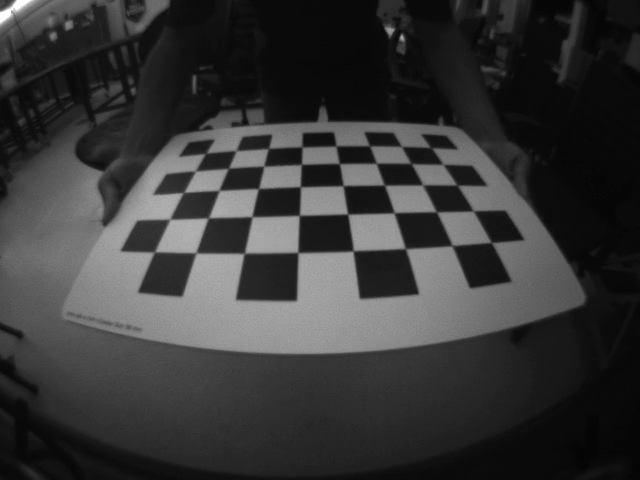
#> input picture frame 31 of opencv/src/py/chessboard.mp4, 640 x 480 px
$ python optical_flow.py
#> lines starting #> are read from the running program, lines starting #| are printed output that depends on the picture; after the words box and inside, x2 and y2 are one past the last pixel; in counts of white or black regions, pixels touching at a corner belong together
#!/bin/bash

import cv2 as cv
import numpy as np

# params for ShiTomasi corner detection
feature_params = dict(maxCorners=100,
                      qualityLevel=0.5,
                      minDistance=2,
                      blockSize=2)
# Parameters for lucas kanade optical flow
lk_params = dict(winSize=(15, 15),
                 maxLevel=15,
                 criteria=(cv.TERM_CRITERIA_EPS | cv.TERM_CRITERIA_COUNT, 30, 0.1))
# Create some random colors
color = np.random.randint(0, 255, (100, 3))


class Contours:
    def __init__(self):
        data = np.load("tracking_camera_intrinsic_data.npz")
#> (reads src/opencv/src/voxl/tracking_camera_intrinsic_data.npz from the repository)
        self.mtx = data['camera_matrix']
        self.dist = data['distortion_coefficient']
        self.cap = cv.VideoCapture("chessboard.mp4")
        if not self.cap.isOpened():
            print("Can't open video file")
            exit()

        self.feature()

    def feature(self):
        ret, old_frame = self.cap.read()
#> old_frame is the input picture: shape (480, 640, 3); min 3, max 255, mean 55.5
        if not ret:
            print("Can't receive frame (stream end?). Exiting ...")
            exit()
        H, W = old_frame.shape[:2]
#> H = 480; W = 640
        newcameramtx, roi = cv.getOptimalNewCameraMatrix(self.mtx, self.dist, (W, H), 1)
#> roi = (0, 233, 386, 154)
        # undistort
        mapx, mapy = cv.initUndistortRectifyMap(self.mtx, self.dist, None, newcameramtx, (W, H), 5)
        dst = cv.remap(old_frame, mapx, mapy, cv.INTER_LINEAR)
        # crop the image
        x, y, w, h = roi
#> x = 0; y = 233; w = 386; h = 154
        dst = dst[y:y + h, x:x + w]
#> dst: shape (154, 386, 3)
        dst = cv.resize(dst, None, fx=W / w, fy=H / h, interpolation=cv.INTER_AREA)
#> dst: shape (480, 640, 3)

        # rows, column, channel = dst.shape
        # roi = dst[75:rows, 30:196]
        gray = cv.cvtColor(dst, cv.COLOR_BGR2GRAY)
        blur = cv.GaussianBlur(gray, (5, 5), 0)
        ret3, old_otsu_thresh = cv.threshold(blur, 0, 255, cv.THRESH_BINARY + cv.THRESH_OTSU)
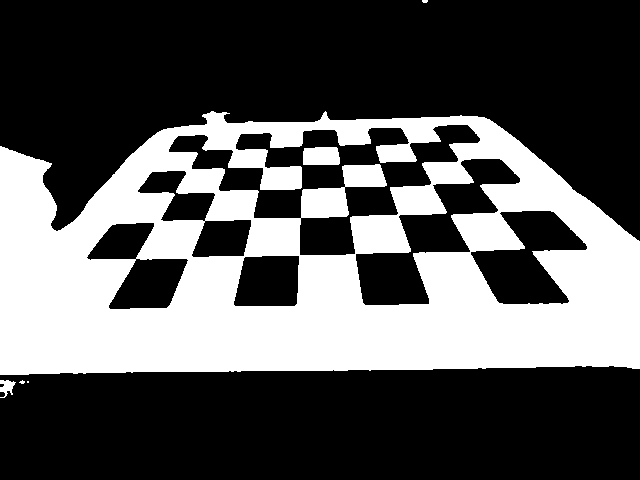
#> old_otsu_thresh: shape (480, 640); 34.2% white; 6 white regions (3 under 20 px), largest, box (x1, y1, x2, y2) and area: (0, 111, 640, 375) 104128, (303, 147, 340, 165) 634, (0, 380, 16, 398) 163
#> ret3 = 84
        old_otsu_mask = cv.bitwise_not(old_otsu_thresh)
        mask = np.zeros_like(dst)
        p0 = cv.goodFeaturesToTrack(old_otsu_mask, mask=None, **feature_params)
#> p0 = 13 rows, first 8: [28, 382], [8, 392], [3, 385], [469, 251], [473, 182], [51, 164], [450, 145], [440, 141]

        while True:
            ret, new_frame = self.cap.read()
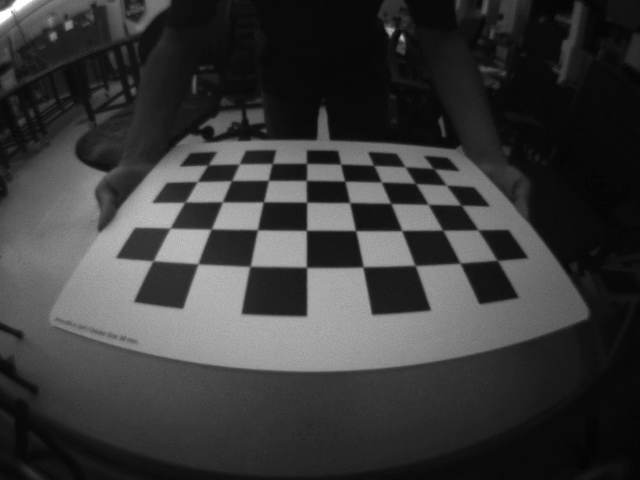
#> input picture frame 32 of opencv/src/py/chessboard.mp4, 640 x 480 px
#> new_frame is the input picture: shape (480, 640, 3); min 3, max 255, mean 57.8
            if not ret:
                print("Can't receive frame (stream end?). Exiting ...")
                exit()
            H, W = new_frame.shape[:2]
            newcameramtx, roi = cv.getOptimalNewCameraMatrix(self.mtx, self.dist, (W, H), 1)
            mapx, mapy = cv.initUndistortRectifyMap(self.mtx, self.dist, None, newcameramtx, (W, H), 5)
            dst = cv.remap(new_frame, mapx, mapy, cv.INTER_LINEAR)
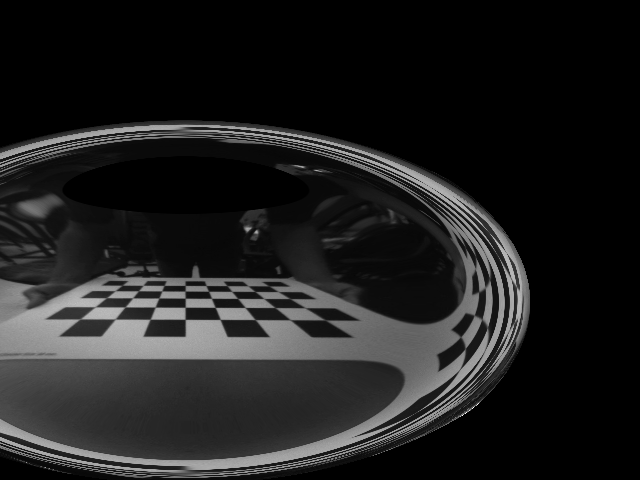
#> dst: shape (480, 640, 3); min 0, max 255, mean 31.2
            # crop the image
            x, y, w, h = roi
            dst = dst[y:y + h, x:x + w]
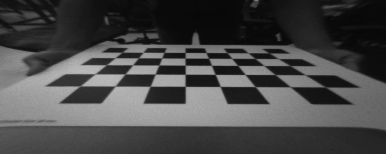
#> dst: shape (154, 386, 3); min 6, max 192, mean 72.6
            dst = cv.resize(dst, None, fx=W / w, fy=H / h, interpolation=cv.INTER_AREA)
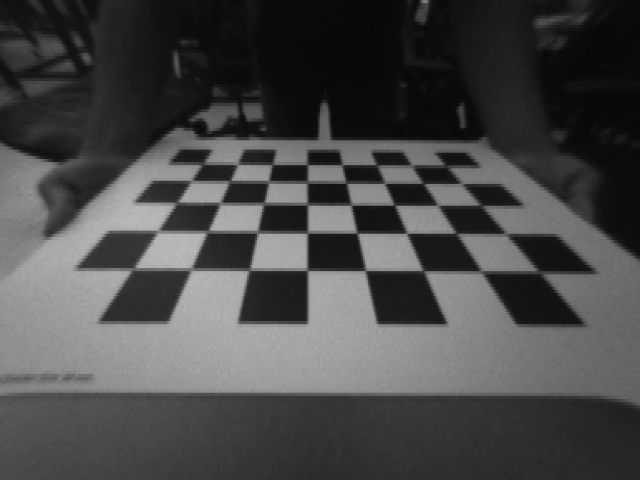
#> dst: shape (480, 640, 3); min 6, max 192, mean 72.6

            # rows, column, channel = dst.shape
            # roi = dst[75:rows, 30:196]
            gray = cv.cvtColor(dst, cv.COLOR_BGR2GRAY)
            blur = cv.GaussianBlur(gray, (5, 5), 0)
            ret3, new_otsu_thresh = cv.threshold(blur, 0, 255, cv.THRESH_BINARY + cv.THRESH_OTSU)
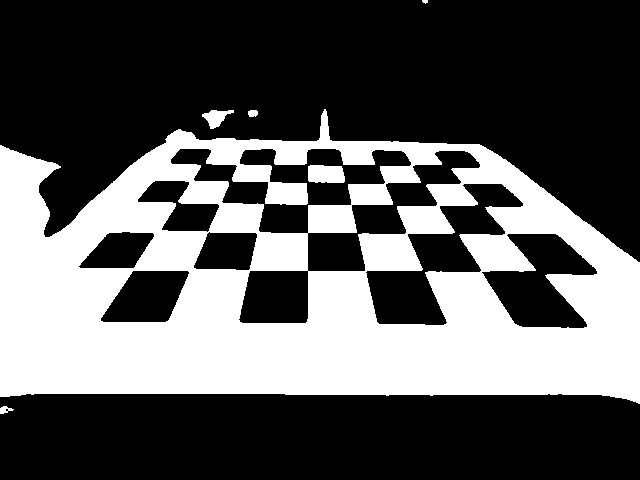
#> new_otsu_thresh: shape (480, 640); 35.3% white; 6 white regions (1 under 20 px), largest, box (x1, y1, x2, y2) and area: (0, 109, 640, 404) 107453, (308, 165, 345, 183) 611, (202, 110, 234, 129) 316, (0, 406, 14, 414) 66, (248, 110, 258, 117) 61
#> ret3 = 87
            p1, st, err = cv.calcOpticalFlowPyrLK(old_otsu_mask, new_otsu_thresh, p0, None, **lk_params)
#> p1 = 13 rows, first 8: [-158.1, 309.1], [-142.9, 334.8], [-156.7, 334], [552.5, 39.25], [536, -137.6], [-13.02, -141.4], [562.8, -129.1], [562.5, -142.7]; st = [0, 0, 0, 1, 0, 0, 0, 0, 0, 0, 0, 0, 0]; err = [-2.26e+20, 3.07e-41, 0, 97.47, nan, 3.07e-41, 1.83e+25, 1.83e+25, 4.73e+22, 1.13e+27, 4.07e+31, 7.1e+22, 0]

            if p1 is not None:
                good_new = p1[st == 1]
#> good_new = [[552.5, 39.25]]
                good_old = p0[st == 1]
#> good_old = [[469, 251]]
            else:
                break

            # draw the tracks
            for i, (new, old) in enumerate(zip(good_new, good_old)):
                a, b = new.ravel()
                c, d = old.ravel()
                mask = cv.line(mask, (int(a), int(b)), (int(c), int(d)), color[i].tolist(), 2)
                roi = cv.circle(roi, (int(a), int(b)), 5, color[i].tolist(), -1)
#> this loop made 1 pass
#> (a, b, c, d, roi) on pass 1: (552.5, 39.25, 469, 251, [0, 233, 386, 154])
#> pass 1, in feature, `mask = cv.line(mask, (int(a), int(b)), (int(c), int(d)), color[i].toli..`:
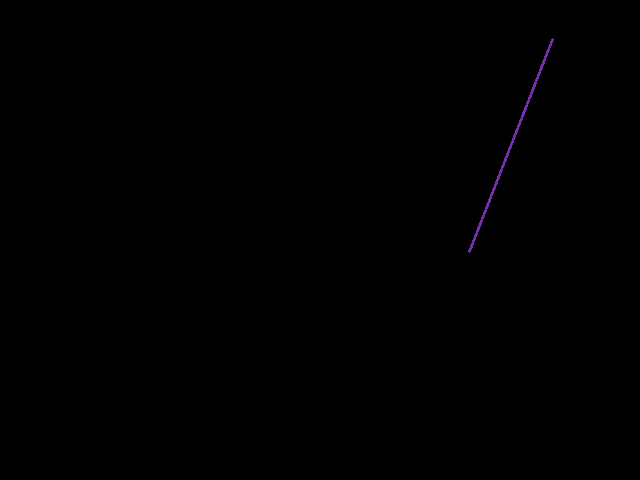
#> mask: shape (480, 640, 3); mean of channels 0, 1, 2 0.3, 0.1, 0.2; drawn as B, G, R
            img = cv.add(dst, mask)

            cv.imshow('frame', img)
            if cv.waitKey(0) == ord('q'):
#> (key q is pressed here)
                break

        cv.destroyAllWindows()


def main():
    Contours()


if __name__ == "__main__":
    main()
